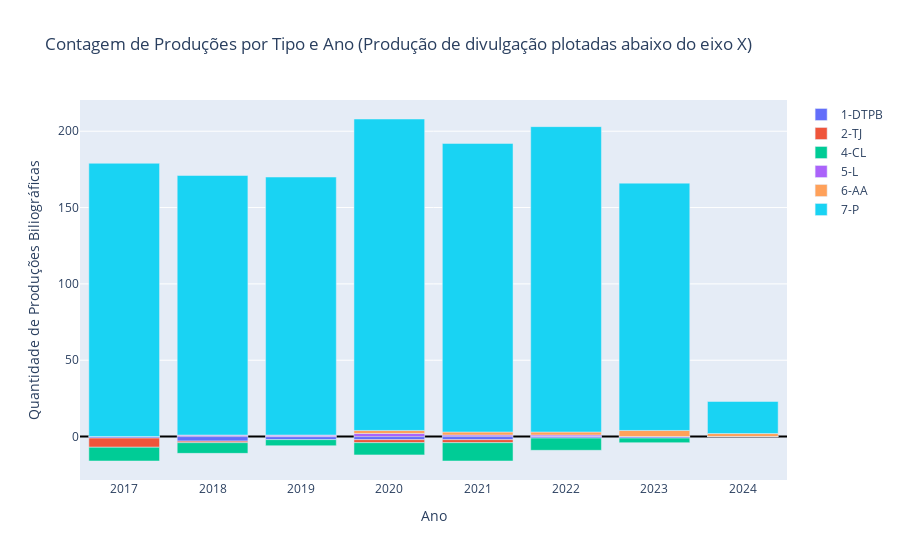

Notebook source saved alongside this figure:
### Markdown cell above
## Analisando arquivo extraído com avaliação selecionada como 'MedicinaII'

### Code cell
## Descompactar arquivo zipado na pasta JSON:
prep_pub = PreparadorDePublicacoes()
pathfilezip = '_data/in_zip/889.files.zip'
destination = prep_pub.extract_zips(pathfilezip)

## Unir todos aquivos de publicações (caso haja mais de um com final publication.json na pasta serão mesclados):
prep_pub.find_and_merge_publication_json_files(pathjson)

## Mapear arquivo de dados para PowerBI a partir do JSON unificado
linhas = prep_pub.processar_publicacoes()
prep_pub.exportar_para_csv()

## Ler e montar análise exploratória
filename='publicacoes.csv'
prep_pub.ler_csv_dados(pathdata,filename)
prep_pub.plotar_producoes_barras_empilhadas(filename)
prep_pub.plotar_qualis_barras_empilhadas(filename)

### Figure 1 — Plotly figure (JSON) as saved in the notebook; plotly's stock layout.template omitted (floating-point values rounded to 4 significant figures)
{"data": [{"name": "1-DTPB", "type": "bar", "x": [2017, 2018, 2019, 2020, 2021, 2022, 2023, 2024], "y": [-1, -3, -2, -2, -2, -1, -1, 0]}, {"name": "2-TJ", "type": "bar", "x": [2017, 2018, 2019, 2020, 2021, 2022, 2023, 2024], "y": [-6, -1, 0, -2, -2, 0, 0, 0]}, {"name": "4-CL", "type": "bar", "x": [2017, 2018, 2019, 2020, 2021, 2022, 2023, 2024], "y": [-9, -7, -4, -8, -12, -8, -3, 0]}, {"name": "5-L", "type": "bar", "x": [2017, 2018, 2019, 2020, 2021, 2022, 2023, 2024], "y": [0, 1, 1, 2, 1, 1, 0, 0]}, {"name": "6-AA", "type": "bar", "x": [2017, 2018, 2019, 2020, 2021, 2022, 2023, 2024], "y": [0, 0, 0, 2, 2, 2, 4, 2]}, {"name": "7-P", "type": "bar", "x": [2017, 2018, 2019, 2020, 2021, 2022, 2023, 2024], "y": [179, 170, 169, 204, 189, 200, 162, 21]}], "layout": {"barmode": "relative", "title": {"text": "Contagem de Produções por Tipo e Ano (Produção de divulgação plotadas abaixo do eixo X)"}, "xaxis": {"anchor": "y", "domain": [0, 1], "title": {"text": "Ano"}}, "yaxis": {"anchor": "x", "domain": [0, 1], "title": {"text": "Quantidade de Produções Biliográficas"}, "zeroline": true, "zerolinecolor": "black", "zerolinewidth": 2}}}
